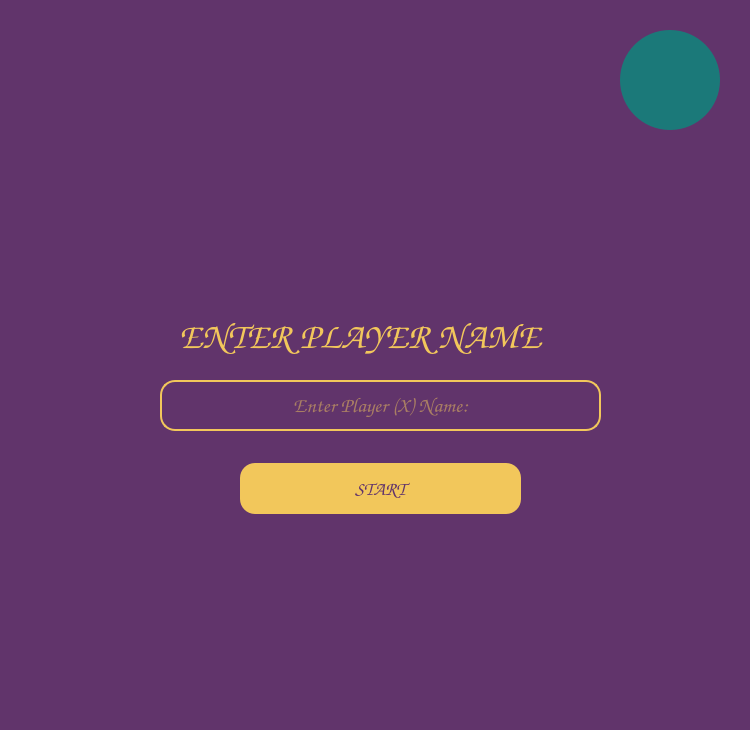
<?xml version="1.0" encoding="UTF-8"?>
<ui version="4.0">
 <class>MainWindow</class>
 <widget class="QMainWindow" name="MainWindow">
  <property name="geometry">
   <rect>
    <x>0</x>
    <y>0</y>
    <width>750</width>
    <height>730</height>
   </rect>
  </property>
  <property name="windowTitle">
   <string>MainWindow</string>
  </property>
  <widget class="QWidget" name="centralwidget">
   <widget class="QTextBrowser" name="textBrowser">
    <property name="enabled">
     <bool>false</bool>
    </property>
    <property name="geometry">
     <rect>
      <x>-10</x>
      <y>-50</y>
      <width>771</width>
      <height>851</height>
     </rect>
    </property>
    <property name="styleSheet">
     <string notr="true">background-color: rgb(97, 52, 107);</string>
    </property>
   </widget>
   <widget class="QLabel" name="title">
    <property name="geometry">
     <rect>
      <x>290</x>
      <y>160</y>
      <width>171</width>
      <height>141</height>
     </rect>
    </property>
    <property name="text">
     <string/>
    </property>
    <property name="pixmap">
     <pixmap>../reso/title.png</pixmap>
    </property>
    <property name="scaledContents">
     <bool>true</bool>
    </property>
   </widget>
   <widget class="QPushButton" name="start">
    <property name="geometry">
     <rect>
      <x>240</x>
      <y>463</y>
      <width>281</width>
      <height>51</height>
     </rect>
    </property>
    <property name="font">
     <font>
      <family>Comic Sans MS</family>
      <pointsize>14</pointsize>
      <weight>75</weight>
      <bold>true</bold>
     </font>
    </property>
    <property name="styleSheet">
     <string notr="true">QPushButton {
    background-color: #f2c75b;  /* Background color */
    color: #61346b;               /* Text color */
    border-radius: 15px;          /* Rounded corners */
    padding: 10px;                /* Padding */
}
QPushButton:hover {
    background-color: #d1a95d;    /* Hover background color */
}
</string>
    </property>
    <property name="text">
     <string>START</string>
    </property>
   </widget>
   <widget class="QLabel" name="namelabel">
    <property name="geometry">
     <rect>
      <x>179</x>
      <y>300</y>
      <width>681</width>
      <height>71</height>
     </rect>
    </property>
    <property name="font">
     <font>
      <family>Comic Sans MS</family>
      <pointsize>28</pointsize>
      <weight>75</weight>
      <bold>true</bold>
     </font>
    </property>
    <property name="contextMenuPolicy">
     <enum>Qt::PreventContextMenu</enum>
    </property>
    <property name="accessibleDescription">
     <string>&lt;html&gt;&lt;head/&gt;&lt;body&gt;&lt;p&gt;&lt;br/&gt;&lt;/p&gt;&lt;/body&gt;&lt;/html&gt;</string>
    </property>
    <property name="layoutDirection">
     <enum>Qt::RightToLeft</enum>
    </property>
    <property name="styleSheet">
     <string notr="true">color: rgb(242, 199, 91)

</string>
    </property>
    <property name="text">
     <string>ENTER PLAYER NAME</string>
    </property>
   </widget>
   <widget class="QLineEdit" name="namex">
    <property name="geometry">
     <rect>
      <x>160</x>
      <y>380</y>
      <width>441</width>
      <height>51</height>
     </rect>
    </property>
    <property name="font">
     <font>
      <family>Comic Sans MS</family>
      <pointsize>16</pointsize>
      <weight>75</weight>
      <bold>true</bold>
     </font>
    </property>
    <property name="styleSheet">
     <string notr="true">QLineEdit {
    background-color: #61346b;  /* Background color */
    color: #f2c75b;              /* Text color */
    border: 2px solid #f2c75b;   /* Border color */
    border-radius: 15px;         /* Rounded corners */
    padding: 10px;               /* Padding */
}</string>
    </property>
    <property name="text">
     <string/>
    </property>
    <property name="alignment">
     <set>Qt::AlignCenter</set>
    </property>
    <property name="placeholderText">
     <string>Enter Player (X) Name:</string>
    </property>
   </widget>
   <widget class="QPushButton" name="back">
    <property name="geometry">
     <rect>
      <x>620</x>
      <y>30</y>
      <width>100</width>
      <height>100</height>
     </rect>
    </property>
    <property name="styleSheet">
     <string notr="true">background-color: rgb(27, 121, 121); border-radius: 50px</string>
    </property>
    <property name="text">
     <string/>
    </property>
    <property name="icon">
     <iconset>
      <normaloff>../reso/back.png</normaloff>../reso/back.png</iconset>
    </property>
    <property name="iconSize">
     <size>
      <width>100</width>
      <height>100</height>
     </size>
    </property>
   </widget>
  </widget>
 </widget>
 <resources/>
 <connections/>
</ui>
